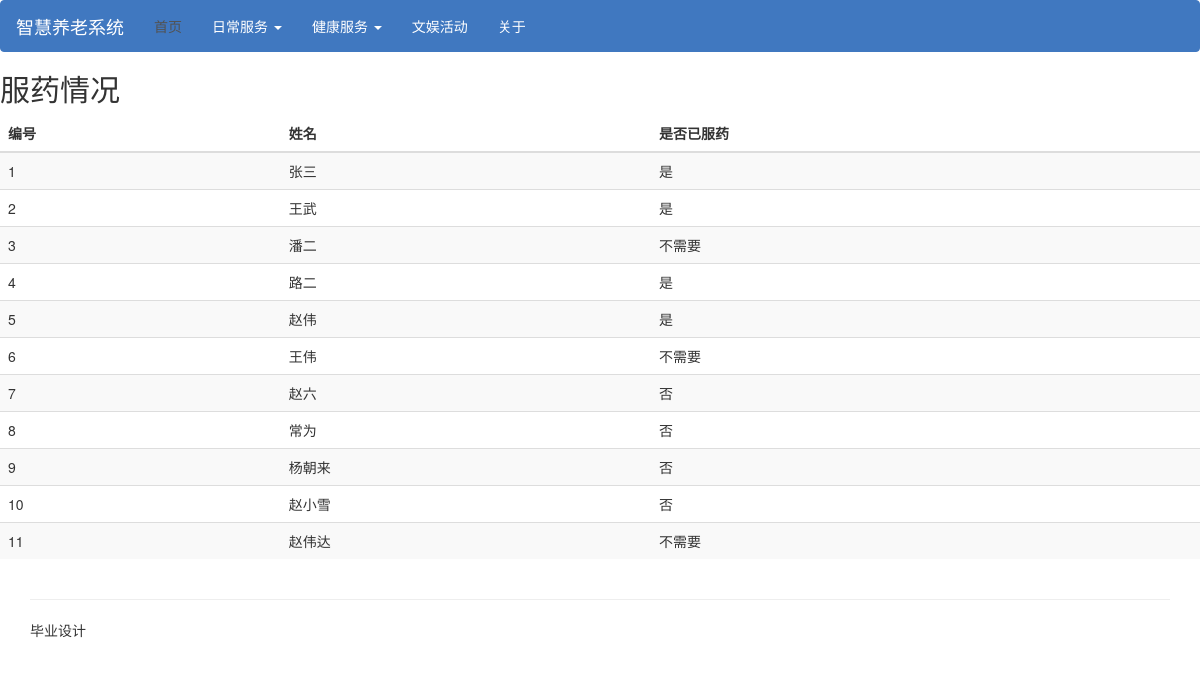
The app's page /chiyao with its own data.
### tables this page shows
CREATE TABLE "information" (
	 "id" integer(10,0) NOT NULL,
	 "name" text(100,0),
	 "room" text(100,0),
	 "weisheng" text(2,0),
	 "chiyao" text(2,0),
	 "qiuzhu" text(2,0),
	 "qichuang" text(2,0),
	 "huodong" TEXT(100,0),
	PRIMARY KEY("id")
);

### index.py (the view)
@app.route('/chiyao')
def chiyao():
    cur=get_db().cursor()
    cur.execute('SELECT id,name,chiyao FROM information')
    title=u'服药情况'
    table_head=[u'编号',u'姓名',u'是否已服药']
    return render_template('index.html',valid=True,title=title,table_head=table_head,content=cur.fetchall())

### index.py (called while the page is built)
def get_db():
    db = sqlite3.connect(DATABASE)
    return db

### templates/index.html (shortened to what this page needs)
{% extends "layout.html" %}
{% block body %}
<body>
<h2 class="sub-header">{% print title %}</h2>
<div class="table-responsive">
    <table class="table table-striped">
        <thead>
            <tr>
                {% for head in table_head %}
                <th>{% print head %}</th>
                {% endfor %}
            </tr>
        </thead>
        <tbody>
            {% for row in content %}
                 <tr>
                {% for index in row %}
                        <td>{% print index %}</td>
                {% endfor %}
                 </tr>
            {% endfor %}
                 </tbody>
                        </table>
                      </div>
</body>
{% endblock %}

### templates/layout.html (shortened to what this page needs)
<!DOCTYPE html>
<html lang="en">
<head>
    <link href="/static/css/bootstrap.min.css" rel="stylesheet">
    <link href="/static/css/navbar.bootstrap.min.css" rel="stylesheet">
<nav class="navbar navbar-default" role="navigation">
   <div class="navbar-header">
      <a class="navbar-brand" href="#">智慧养老系统</a>
   </div>
   <div>
      <ul class="nav navbar-nav">
         <li class="active"><a href="#">首页</a></li>
                  <li class="dropdown">
            <a href="#" class="dropdown-toggle" data-toggle="dropdown">
               日常服务
               <b class="caret"></b>
            </a>
         </li>
                   <li class="dropdown">
            <a href="#" class="dropdown-toggle" data-toggle="dropdown">
               健康服务
               <b class="caret"></b>
            </a>
         </li>
          <li><a href="#">文娱活动</a></li>
            <ul class="nav navbar-nav navbar-right hidden-sm">
            <li><a href="#">关于</a></li>
          </ul>
            </ul>
   </div>
	</nav>
</head>
    {% block body %}{% endblock %}
    <div class="container">
        <hr>
        <footer>
            <div class="row">
                <div class="col-lg-12">
                    <p>毕业设计</p>
                </div>
            </div>
        </footer>
    </div>
</html>

### records on screen
information: print "1" "是", name "张三"
information: print "2" "是", name "王武"
information: print "3", name "潘二", chiyao "不需要"
information: print "4" "是", name "路二"
information: print "5" "是", name "赵伟"
information: print "6", name "王伟", chiyao "不需要"
information: print "7" "否", name "赵六"
information: print "8" "否", name "常为"
information: print "9" "否", name "杨朝来"
information: print "10" "否", name "赵小雪"
information: print "11", name "赵伟达", chiyao "不需要"

### other values on screen
{{ print title }} "服药情况"
{{ print head }} "编号" "姓名" "是否已服药"
